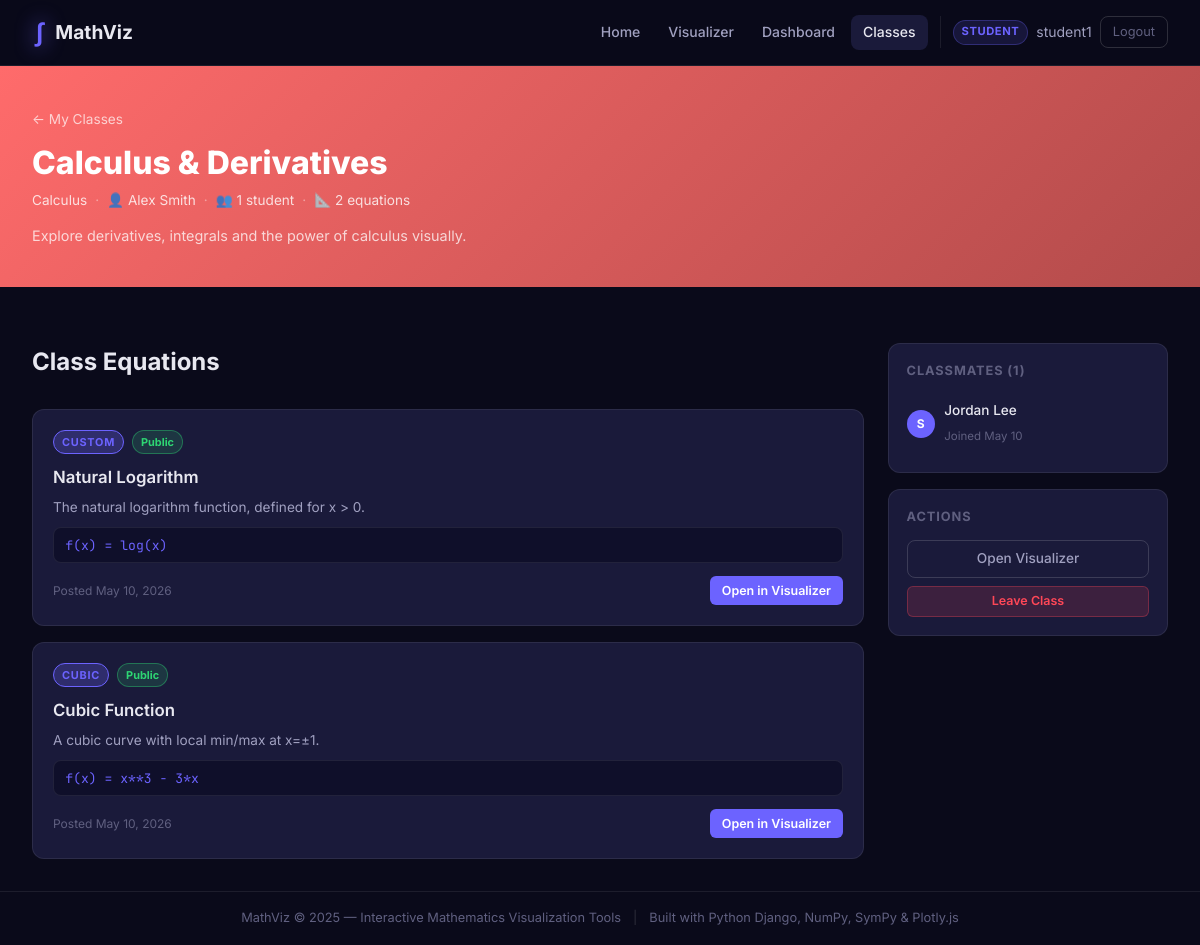
/classes/2/ (signed in), run on the app's committed database.
### accounts/models.py (models this page shows, shortened)
class CustomUser(AbstractUser):
    role = models.CharField(max_length=10, choices=ROLE_CHOICES, default='student')
    bio = models.TextField(blank=True)
    created_at = models.DateTimeField(auto_now_add=True)
    def is_teacher(self):
        return self.role == 'teacher' or self.is_superuser
    def is_admin_user(self):
        return self.role == 'admin' or self.is_superuser

### visualizer/models.py (models this page shows, shortened)
class Classroom(models.Model):
    name = models.CharField(max_length=200)
    description = models.TextField(blank=True)
    subject = models.CharField(max_length=100, blank=True)
    teacher = models.ForeignKey(
        CustomUser, on_delete=models.CASCADE, related_name='taught_classes'
    )
    join_code = models.CharField(max_length=10, unique=True)
    banner_color = models.CharField(max_length=7, default='#6c63ff')
    is_active = models.BooleanField(default=True)
    created_at = models.DateTimeField(auto_now_add=True)
    updated_at = models.DateTimeField(auto_now=True)
    class Meta:
        ordering = ['-created_at']

class Equation(models.Model):
    user = models.ForeignKey(CustomUser, on_delete=models.CASCADE, related_name='equations')
    classroom = models.ForeignKey(
        Classroom, on_delete=models.SET_NULL, null=True, blank=True, related_name='equations'
    )
    title = models.CharField(max_length=200)
    equation_type = models.CharField(max_length=20, choices=EQUATION_TYPES, default='custom')
    expression = models.TextField()
    description = models.TextField(blank=True)
    is_public = models.BooleanField(default=False)
    created_at = models.DateTimeField(auto_now_add=True)
    updated_at = models.DateTimeField(auto_now=True)
    class Meta:
        ordering = ['-created_at']

class ClassMembership(models.Model):
    classroom = models.ForeignKey(
        Classroom, on_delete=models.CASCADE, related_name='memberships'
    )
    student = models.ForeignKey(
        CustomUser, on_delete=models.CASCADE, related_name='class_memberships'
    )
    joined_at = models.DateTimeField(auto_now_add=True)
    class Meta:
        unique_together = ('classroom', 'student')
        ordering = ['-joined_at']

### visualizer/views.py (the view)
# urls.py: path('classes/<int:class_id>/', views.class_detail, name='class_detail'),
@login_required
def class_detail(request, class_id):
    classroom = get_object_or_404(Classroom, id=class_id)
    user = request.user
    is_teacher = (classroom.teacher == user) or user.is_admin_user()
    is_member = classroom.memberships.filter(student=user).exists()
    if not is_teacher and not is_member:
        messages.error(request, 'You are not a member of this class.')
        return redirect('classes_home')
    equations = classroom.equations.select_related('user').order_by('-created_at')
    members = classroom.memberships.select_related('student').order_by('-joined_at')
    teacher_classes = []
    if is_teacher:
        teacher_classes = Classroom.objects.filter(teacher=user).exclude(id=class_id)
    context = {
        'classroom': classroom,
        'equations': equations,
        'members': members,
        'is_teacher': is_teacher,
        'is_member': is_member,
        'member_count': members.count(),
        'eq_count': equations.count(),
        'teacher_classes': teacher_classes,
    }
    return render(request, 'visualizer/class_detail.html', context)

### templates/visualizer/class_detail.html (shortened to what this page needs)
{% extends 'base.html' %}
{% load static %}
{% block content %}
<div class="class-detail-header" style="--banner:{{ classroom.banner_color }}">
    <div class="class-detail-banner">
        <div class="class-detail-meta">
            <a href="{% url 'classes_home' %}" class="back-link">← My Classes</a>
        </div>
        <h1 class="class-detail-name">{{ classroom.name }}</h1>
        <div class="class-detail-info">
            <span>{{ classroom.subject|default:"Mathematics" }}</span>
            <span class="sep">·</span>
            <span>👤 {{ classroom.teacher.get_full_name|default:classroom.teacher.username }}</span>
            <span class="sep">·</span>
            <span>👥 {{ member_count }} student{{ member_count|pluralize }}</span>
            <span class="sep">·</span>
            <span>📐 {{ eq_count }} equation{{ eq_count|pluralize }}</span>
        </div>
        {% if classroom.description %}
        <p class="class-detail-desc">{{ classroom.description }}</p>
        {% endif %}
    </div>
</div>
<div class="page-container">
    <div class="class-body-grid">
        <div class="class-main">
            <div class="section-title-row">
                <h2>Class Equations</h2>
            </div>
            {% if equations %}
            <div class="class-equations-list">
                {% for eq in equations %}
                <div class="class-eq-card">
                    <div class="class-eq-top">
                        <span class="eq-type-badge">{{ eq.get_equation_type_display }}</span>
                        {% if eq.is_public %}<span class="badge-public">Public</span>{% endif %}
                    </div>
                    <h3 class="class-eq-title">{{ eq.title }}</h3>
                    {% if eq.description %}<p class="class-eq-desc">{{ eq.description }}</p>{% endif %}
                    <code class="class-eq-expr">f(x) = {{ eq.expression }}</code>
                    <div class="class-eq-footer">
                        <span class="eq-date">Posted {{ eq.created_at|date:"M d, Y" }}</span>
                        <div style="display:flex;gap:.5rem">
                            <a href="{% url 'visualizer' %}?eq={{ eq.id }}" class="btn-sm btn-primary">Open in Visualizer</a>
                        </div>
                    </div>
                </div>
                {% endfor %}
            </div>
            {% endif %}
        </div>
        <aside class="class-sidebar">
            <div class="sidebar-card">
                <div class="sidebar-card-title">
                    {% if is_teacher %}Students ({{ member_count }}){% else %}Classmates ({{ member_count }}){% endif %}
                </div>
                {% if members %}
                <div class="members-list">
                    {% for m in members %}
                    <div class="member-row">
                        <div class="member-avatar">{{ m.student.username|first|upper }}</div>
                        <div class="member-info">
                            <span class="member-name">{{ m.student.get_full_name|default:m.student.username }}</span>
                            <span class="member-joined">Joined {{ m.joined_at|date:"M d" }}</span>
                        </div>
                    </div>
                    {% endfor %}
                </div>
                {% else %}
                <p class="text-muted" style="font-size:.85rem">No students yet.</p>
                {% endif %}
            </div>
            <div class="sidebar-card">
                <div class="sidebar-card-title">Actions</div>
                <div style="display:flex;flex-direction:column;gap:.5rem">
                    <a href="{% url 'visualizer' %}?class={{ classroom.id }}" class="btn-outline btn-full" style="font-size:.85rem">Open Visualizer</a>
                    {% if is_teacher %}
                    <a href="{% url 'delete_class' classroom.id %}"
                       class="btn-sm btn-danger" style="width:100%;justify-content:center"
                       onclick="return confirm('Permanently delete this class and all its equations?')">Delete Class</a>
                    {% else %}
                    <a href="{% url 'leave_class' classroom.id %}"
                       class="btn-sm btn-danger" style="width:100%;justify-content:center"
                       onclick="return confirm('Leave this class?')">Leave Class</a>
                    {% endif %}
                </div>
            </div>
        </aside>
    </div>
</div>
{% endblock %}

### templates/base.html (shortened to what this page needs)
<!DOCTYPE html>
<html lang="en">
<head>
    {% load static %}
    <link rel="stylesheet" href="{% static 'css/style.css' %}">
</head>
<body class="{% block body_class %}{% endblock %}">
<nav class="navbar">
    <a href="{% url 'home' %}" class="nav-brand">
        <span class="brand-icon">∫</span>
        <span class="brand-text">MathViz</span>
    </a>
    <div class="nav-links">
        <a href="{% url 'home' %}" class="nav-link {% if request.resolver_match.url_name == 'home' %}active{% endif %}">Home</a>
        <a href="{% url 'visualizer' %}" class="nav-link {% if request.resolver_match.url_name == 'visualizer' %}active{% endif %}">Visualizer</a>
        {% if user.is_authenticated %}
            <a href="{% url 'dashboard' %}" class="nav-link {% if request.resolver_match.url_name == 'dashboard' %}active{% endif %}">Dashboard</a>
            <a href="{% url 'classes_home' %}" class="nav-link {% if 'class' in request.resolver_match.url_name %}active{% endif %}">Classes</a>
            <div class="nav-user">
                <span class="user-badge {{ user.role }}">{{ user.get_role_display }}</span>
                <span class="username">{{ user.username }}</span>
                <a href="{% url 'logout' %}" class="btn-logout">Logout</a>
            </div>
        {% else %}
            <a href="{% url 'login' %}" class="nav-link">Login</a>
            <a href="{% url 'register' %}" class="btn-register">Get Started</a>
        {% endif %}
    </div>
</nav>
<main class="main-content">
    {% block content %}{% endblock %}
</main>
<footer class="footer">
    <div class="footer-inner">
        <span>MathViz &copy; 2025 — Interactive Mathematics Visualization Tools</span>
        <span class="footer-sep">|</span>
        <span>Built with Python Django, NumPy, SymPy &amp; Plotly.js</span>
    </div>
</footer>
</body>
</html>

### data on the page
CustomUser: role "STUDENT", username "student1"
Classroom: name "Calculus & Derivatives", subject "Calculus", teacher.get_full_name "Alex Smith", description "Explore derivatives, integrals and the power of calculus visually."
Equation: equation_type "CUSTOM", is_public "Public", title "Natural Logarithm", description "The natural logarithm function, defined for x > 0.", expression "log(x)", created_at "May 10, 2026"
Equation: equation_type "CUBIC", is_public "Public", title "Cubic Function", description "A cubic curve with local min/max at x=±1.", expression "x**3 - 3*x", created_at "May 10, 2026"
ClassMembership: student.username|first "S", student.get_full_name "Jordan Lee", joined_at "May 10"

### other printed values
{{ member_count }} "1"
{{ eq_count }} "2"
